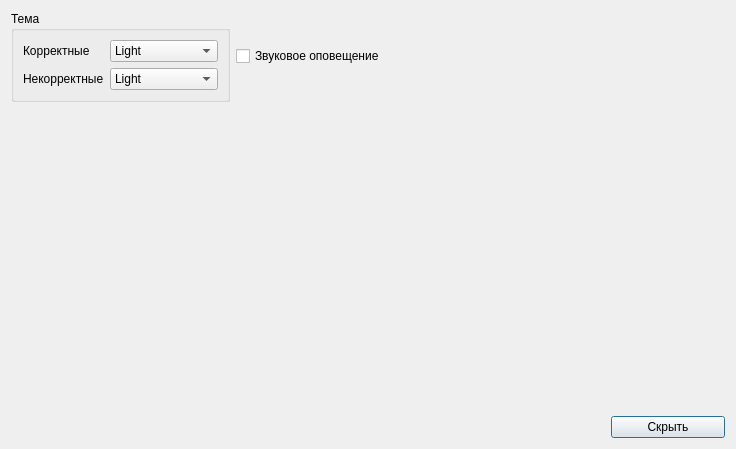
<?xml version="1.0" encoding="UTF-8"?>
<ui version="4.0">
 <class>AuxViewDialog</class>
 <widget class="QDialog" name="AuxViewDialog">
  <property name="geometry">
   <rect>
    <x>0</x>
    <y>0</y>
    <width>736</width>
    <height>449</height>
   </rect>
  </property>
  <property name="windowTitle">
   <string>Dialog</string>
  </property>
  <layout class="QGridLayout" name="gridLayout_2" rowstretch="0,1,0">
   <item row="0" column="0">
    <widget class="QGroupBox" name="groupBox">
     <property name="title">
      <string>Тема</string>
     </property>
     <property name="flat">
      <bool>false</bool>
     </property>
     <layout class="QGridLayout" name="gridLayout">
      <item row="0" column="0">
       <widget class="QLabel" name="label">
        <property name="text">
         <string>Корректные</string>
        </property>
        <property name="buddy">
         <cstring>correctAuxThemeComboBox</cstring>
        </property>
       </widget>
      </item>
      <item row="0" column="1">
       <widget class="QComboBox" name="correctAuxThemeComboBox">
        <item>
         <property name="text">
          <string>Light</string>
         </property>
        </item>
        <item>
         <property name="text">
          <string>Blue Cerulean</string>
         </property>
        </item>
        <item>
         <property name="text">
          <string>Dark</string>
         </property>
        </item>
        <item>
         <property name="text">
          <string>Brown Sand</string>
         </property>
        </item>
        <item>
         <property name="text">
          <string>Blue Ncs</string>
         </property>
        </item>
        <item>
         <property name="text">
          <string>High Contrast</string>
         </property>
        </item>
        <item>
         <property name="text">
          <string>Blue Icy</string>
         </property>
        </item>
        <item>
         <property name="text">
          <string>Qt</string>
         </property>
        </item>
       </widget>
      </item>
      <item row="1" column="0">
       <widget class="QLabel" name="label_2">
        <property name="text">
         <string>Некорректные</string>
        </property>
        <property name="buddy">
         <cstring>incorrectAuxThemeComboBox</cstring>
        </property>
       </widget>
      </item>
      <item row="1" column="1">
       <widget class="QComboBox" name="incorrectAuxThemeComboBox">
        <item>
         <property name="text">
          <string>Light</string>
         </property>
        </item>
        <item>
         <property name="text">
          <string>Blue Cerulean</string>
         </property>
        </item>
        <item>
         <property name="text">
          <string>Dark</string>
         </property>
        </item>
        <item>
         <property name="text">
          <string>Brown Sand</string>
         </property>
        </item>
        <item>
         <property name="text">
          <string>Blue Ncs</string>
         </property>
        </item>
        <item>
         <property name="text">
          <string>High Contrast</string>
         </property>
        </item>
        <item>
         <property name="text">
          <string>Blue Icy</string>
         </property>
        </item>
        <item>
         <property name="text">
          <string>Qt</string>
         </property>
        </item>
       </widget>
      </item>
     </layout>
    </widget>
   </item>
   <item row="0" column="1">
    <layout class="QVBoxLayout" name="verticalLayout">
     <item>
      <widget class="QCheckBox" name="soundCheckBox">
       <property name="text">
        <string>Звуковое оповещение</string>
       </property>
      </widget>
     </item>
    </layout>
   </item>
   <item row="2" column="0" colspan="3">
    <spacer name="horizontalSpacer">
     <property name="orientation">
      <enum>Qt::Horizontal</enum>
     </property>
     <property name="sizeHint" stdset="0">
      <size>
       <width>632</width>
       <height>20</height>
      </size>
     </property>
    </spacer>
   </item>
   <item row="2" column="3">
    <widget class="QPushButton" name="hidePushButton">
     <property name="text">
      <string>Скрыть</string>
     </property>
    </widget>
   </item>
   <item row="1" column="0" colspan="4">
    <layout class="QHBoxLayout" name="horizontalLayout">
     <property name="spacing">
      <number>0</number>
     </property>
    </layout>
   </item>
   <item row="0" column="2" colspan="2">
    <spacer name="horizontalSpacer_2">
     <property name="orientation">
      <enum>Qt::Horizontal</enum>
     </property>
     <property name="sizeHint" stdset="0">
      <size>
       <width>339</width>
       <height>78</height>
      </size>
     </property>
    </spacer>
   </item>
  </layout>
 </widget>
 <resources/>
 <connections>
  <connection>
   <sender>hidePushButton</sender>
   <signal>clicked()</signal>
   <receiver>AuxViewDialog</receiver>
   <slot>hide()</slot>
   <hints>
    <hint type="sourcelabel">
     <x>649</x>
     <y>427</y>
    </hint>
    <hint type="destinationlabel">
     <x>367</x>
     <y>224</y>
    </hint>
   </hints>
  </connection>
 </connections>
</ui>
